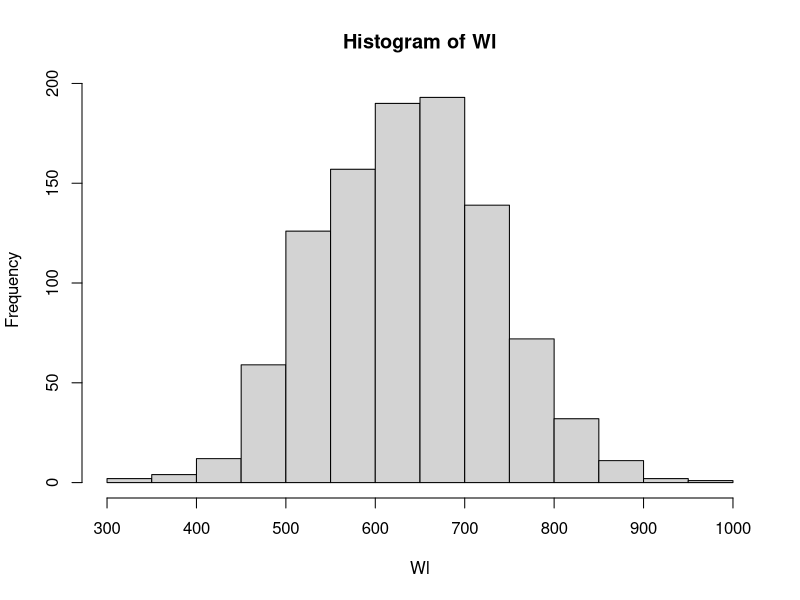
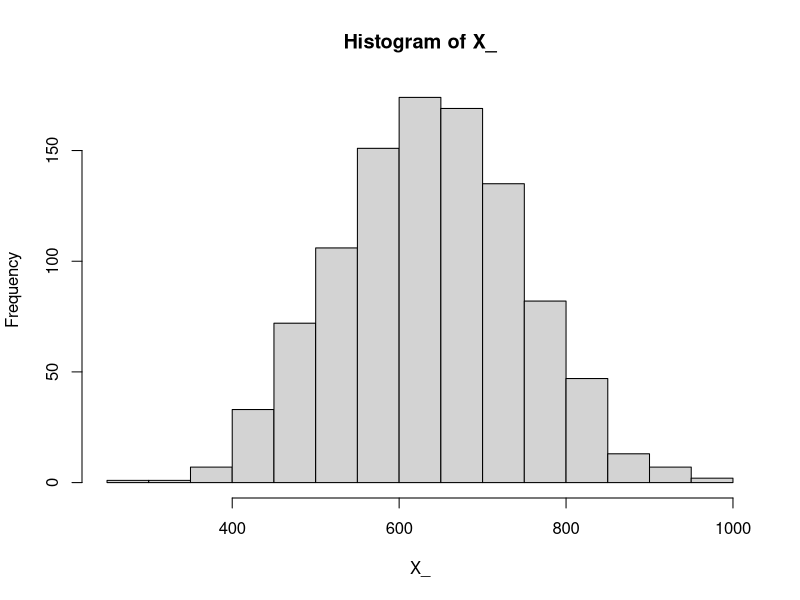
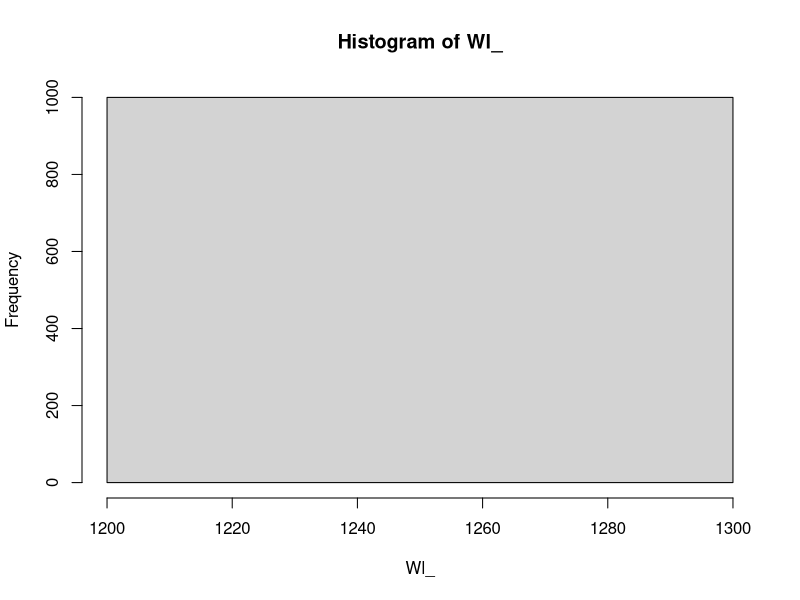

Here is the R script that generated these plots, in order:
### Histogram of 1000 Wilcoxon signed rank statistics W
Wl <- vector(mode='list', length=0)
for (t in 1:1000) {
  X = rnorm(50,0,1)
  X_abs = abs(X)
  rank_abs = rank(X_abs)
  sign = X/X_abs
  sign_rank = sign*rank_abs
  W = 0.5*(sum(sign_rank))+637.5
  Wl=append(Wl,W)
}
Wl = as.numeric(Wl)
### Here "Wl" means List of W (no=1000)
hist(Wl)
### normal approximation of wilcoxon signed rank test
n=50
Ew = n*(n+1)/4
Ew
Vw = n*(n+1)*(2*n+1)/24
Vw
X_ = rnorm(1000,Ew,sqrt(Vw))
hist(X_)


### Histogram of 1000 Wilcoxon signed rank statistics W from Exp(1)
Wl_ <- vector(mode='list', length=0)
for (t in 1:1000) {
  X_ = rexp(50,1)
  X_abs_ = abs(X_)
  rank_abs_ = rank(X_abs_)
  sign_ = X_/X_abs_
  sign_rank_ = sign_*rank_abs_
  W_ = 0.5*(sum(sign_rank_))+637.5
  Wl_=append(Wl_,W_)
}
Wl_ = as.numeric(Wl_)
Wl_
### Here "Wl_" means List of W (no=1000) of exp distribution
hist(Wl_)


### It is concluded from the 3 histograms that the distribution Xi affect the result.
### It can be seen that since no negative sign shown in Exp(1) distribution, so all 1000 W = 1275, making histogram useless.
### However, when Xi is generated from N(0,1), it demonstrates similar pattern with Normal Approximation N(Ew,SDw).
### So finally Xi distribution affects the histogram.